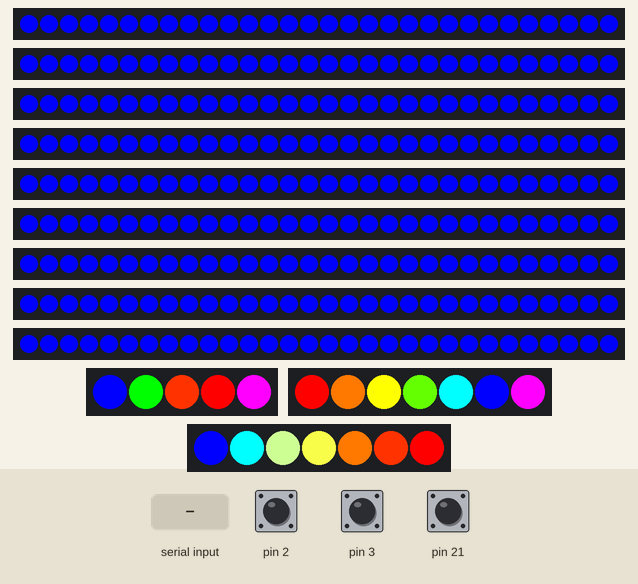
Recording of a sketch running on a simulated Arduino Mega 2560, built with avr-gcc and run on an emulated ATmega2560. Shown: 9 × 30 RGB LEDs in strip order, left to right, 5 RGB LEDs in strip order, left to right, 2 × 7 RGB LEDs in strip order, left to right. The inputs (shaded band) are chosen by the test bench; at power-on: pin 2 HIGH, pin 3 HIGH, pin 21 HIGH. What the sketch prints to the serial monitor is not drawn.

Above: at 1.2 s.
1.3 s: pin 2 pulled LOW for 0.15 s
At 1.7 s:
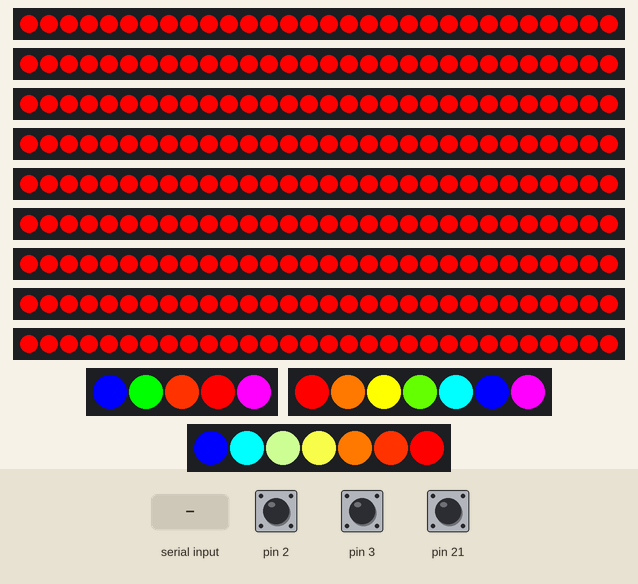
2.9 s: pin 3 pulled LOW for 0.15 s
At 2.92 s:
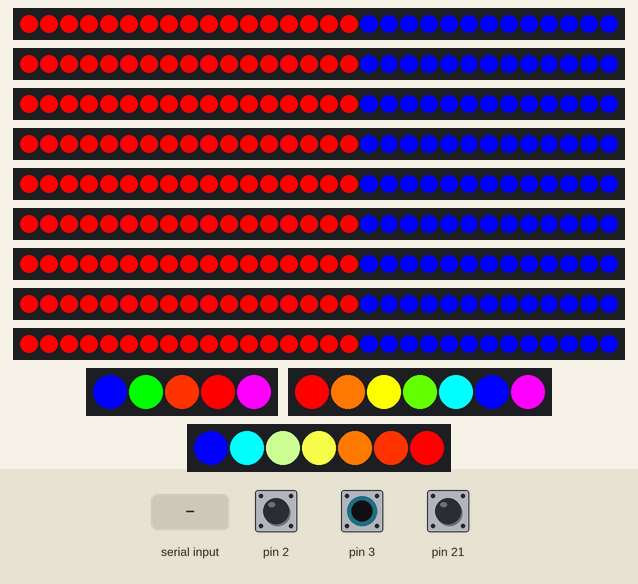
4.5 s: pin 21 pulled LOW for 0.15 s
At 5.7 s:
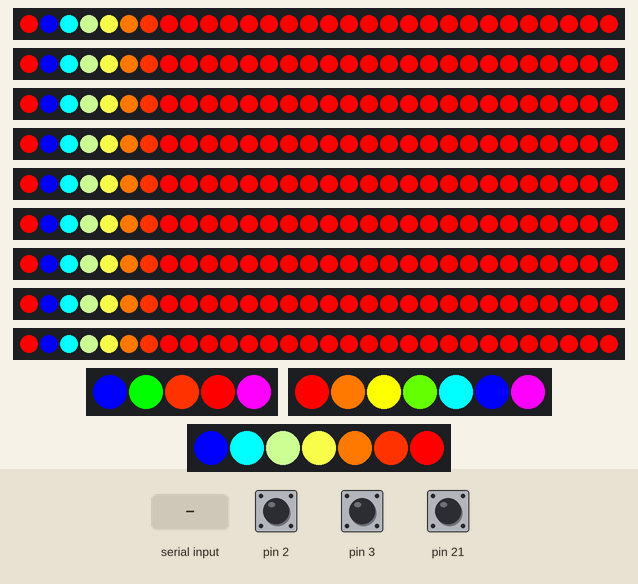
6.1 s: "D90\n" received over Serial
9.1 s: pin 2 pulled LOW for 1 s
At 10.0 s:
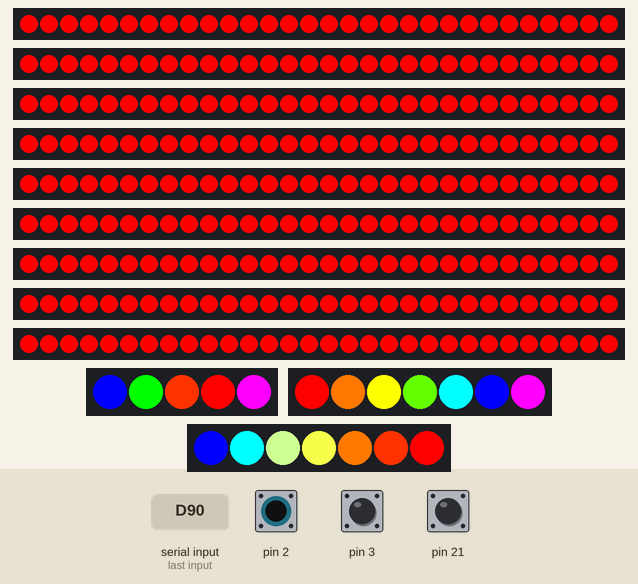
11.6 s: pin 3 pulled LOW for 1 s
At 12.2 s:
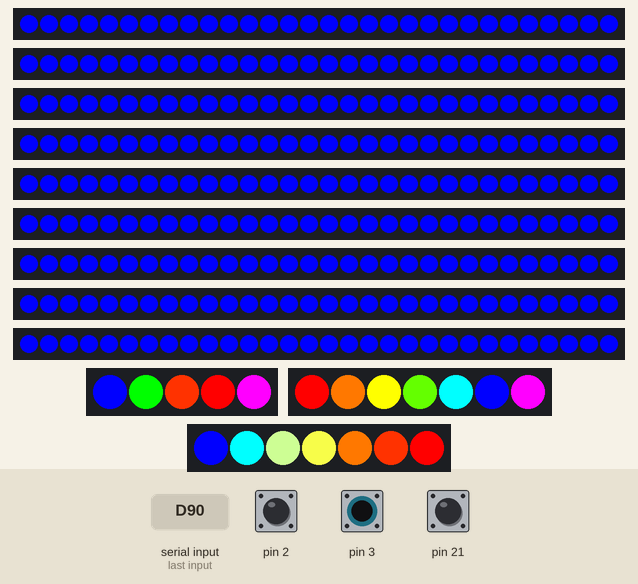
Timing chart, 0 to 14.6 s (numbered marks = the images above; inputs shaded):
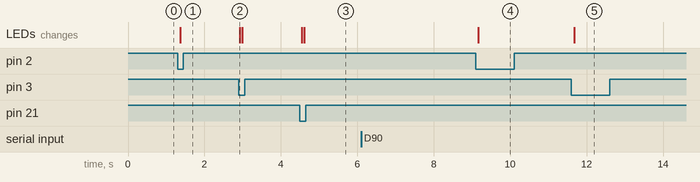

Measured:
- after the input at 1.3 s, the LEDs: change after 0.07 s (image 1)
- after the input at 2.9 s, the LEDs: change at once (image 2)
- after the input at 4.5 s, the LEDs: first change at once (image 3 shows a later state)
- after the input at 6.1 s, every drawn part: stays the same
- after the input at 9.1 s, the LEDs: change after 0.07 s (image 4)
- after the input at 11.6 s, the LEDs: change after 0.08 s (image 5)

The sketch:

Leds.ino
```cpp
#include "constantes.h"
#include "globais.h"

void setup()
{
    Serial.begin(9600);

    // Inicializa o NeoPixel
    strip1.begin();
    strip2.begin();
    strip3.begin();
    strip4.begin();
    strip5.begin();
    strip6.begin();
    strip7.begin();
    strip8.begin();
    strip9.begin();
    strip10.begin();
    strip11.begin();
    strip12.begin();

    // Garante que todos os LEDs começam apagados
    strip1.show();
    strip2.show();
    strip3.show();
    strip4.show();
    strip5.show();
    strip6.show();
    strip7.show();
    strip8.show();
    strip9.show();
    strip10.show();
    strip11.show();
    strip12.show();

    // Inicializa botão e indica qual função ele irá chamar
    pinMode(2, INPUT_PULLUP);
    pinMode(3, INPUT_PULLUP);
    pinMode(21, INPUT_PULLUP);
    attachInterrupt(0, selecionaUmidade, FALLING);
    attachInterrupt(1, selecionaTemp, FALLING);
    attachInterrupt(2, selecionaQualidade, FALLING);

}

void loop()
{
    if (Serial.available())
    {
        String local = Serial.readStringUntil('\n');
        if (local[0] == 'D')
        {
            String temp = Serial.readStringUntil('\n');
            String umidade = Serial.readStringUntil('\n');
            String qualidade = Serial.readStringUntil('\n');
            Serial.println(local[6]);

            if (local[6] == 'U')
            {
                dadosUfes.temp = temp.toFloat();
                dadosUfes.umidade = umidade.toFloat();
                dadosUfes.qualidade = qualidade.toFloat();
                Serial.println(dadosUfes.temp);
                Serial.println(dadosUfes.umidade);
                Serial.println(dadosUfes.qualidade);
            }
            else if (local[6] == 'S')
            {
                dadosSPaulo.temp = temp.toFloat();
                dadosSPaulo.umidade = umidade.toFloat();
                dadosSPaulo.qualidade = qualidade.toFloat();
            }
            else if (local[6] == 'B')
            {
                dadosBrasilia.temp = temp.toFloat();
                dadosBrasilia.umidade = umidade.toFloat();
                dadosBrasilia.qualidade = qualidade.toFloat();
            }
        }
    }
    /*dadosUfes.temp = 25.0;
    dadosUfes.umidade = 50.0;
    dadosUfes.qualidade = 1.0;
    dadosSPaulo.temp = 15.0;
    dadosSPaulo.umidade = 0.0;
    dadosSPaulo.qualidade = 3.0;
    dadosBrasilia.temp = 40.0;
    dadosBrasilia.qualidade = 5.0;
    dadosBrasilia.umidade = 100.0;*/
    atualizaDados();

    int i;

    for (int i = 0; i < NUMPIXELS; i++)
    {
        defineCor(i, dadoAtual, dadoExt, dadoExt2);
        strip1.setPixelColor(i, strip1.Color(cor[0], cor[1], cor[2]));

        defineCor(i, dadoAtual, dadoExt, dadoExt2);
        strip2.setPixelColor(i, strip2.Color(cor[0], cor[1], cor[2]));

        defineCor(i, dadoAtual, dadoExt, dadoExt2);
        strip3.setPixelColor(i, strip3.Color(cor[0], cor[1], cor[2]));

        defineCor(i, dadoAtual, dadoExt, dadoExt2);
        strip4.setPixelColor(i, strip4.Color(cor[0], cor[1], cor[2]));

        defineCor(i, dadoAtual, dadoExt, dadoExt2);
        strip5.setPixelColor(i, strip5.Color(cor[0], cor[1], cor[2]));

        defineCor(i, dadoAtual, dadoExt, dadoExt2);
        strip6.setPixelColor(i, strip6.Color(cor[0], cor[1], cor[2]));

        defineCor(i, dadoAtual, dadoExt, dadoExt2);
        strip7.setPixelColor(i, strip7.Color(cor[0], cor[1], cor[2]));

        defineCor(i, dadoAtual, dadoExt, dadoExt2);
        strip8.setPixelColor(i, strip8.Color(cor[0], cor[1], cor[2]));

        defineCor(i, dadoAtual, dadoExt, dadoExt2);
        strip9.setPixelColor(i, strip9.Color(cor[0], cor[1], cor[2]));

        defineCor(i, dadoAtual, dadoExt, dadoExt2);
        strip10.setPixelColor(i, strip10.Color(cor[0], cor[1], cor[2]));

        defineCor(i, dadoAtual, dadoExt, dadoExt2);
        strip11.setPixelColor(i, strip11.Color(cor[0], cor[1], cor[2]));

        defineCor(i, dadoAtual, dadoExt, dadoExt2);
        strip12.setPixelColor(i, strip12.Color(cor[0], cor[1], cor[2]));

        fita = 1;
    }

    strip1.show();
    strip2.show();
    strip3.show();
    strip4.show();
    strip5.show();
    strip6.show();
    strip7.show();
    strip8.show();
    strip9.show();
    strip10.show();
    strip11.show();
    strip12.show();

    delay(50); // Aguarda 1 segundo
}

/**
 * @brief função para definir a cor de cada led na matriz de fitas criado
 *
 * @param i o índice do LED em determinada fita
 * @param dadoAtual aponta para o dado da ufes selecionado pelo botão
 * @param dadoExt aponta para o dado de Vitória selecionado pelo botão
 */
void defineCor(int i, float dadoAtual, float dadoExt, float dadoExt2)
{
    //Fitas dos graidentes
    if (fita >= 10){
        if (fita == 10){
            corQualidadeGradiente(i);
        }

        else if (fita == 11){
            corUmidadeGradiente(i);
        }

        else if (fita == 12){
            corTemperaturaGradiente(i);
        }
    }

    //Fitas com dados da Ufes
    else if (fita < 4){
        if (opcao == TEMPERATURA){
            corTemperatura(dadoAtual);
        }

        else if (opcao == UMIDADE){
            corUmidade(dadoAtual);
        }

        else if (opcao == QUALIDADE){
            corQualidade((int)dadoAtual);
        }
    }

    //Fitas com dados de São Paulo
    else if (fita >= 4 && fita < 7){
        if (opcao == TEMPERATURA){
            corTemperatura(dadoExt);
        }

        else if (opcao == UMIDADE){
            corUmidade(dadoExt);
        }

        else if (opcao == QUALIDADE){
            corQualidade((int)dadoExt);
        }
    }

    //Fitas com dados de Brasília
    else if (fita >= 7 && fita < 10){
        if (opcao == TEMPERATURA){
            corTemperatura(dadoExt2);
        }

        else if (opcao == UMIDADE){
            corUmidade(dadoExt2);
        }

        else if (opcao == QUALIDADE){
            corQualidade((int)dadoExt2);
        }
    }

  fita++;
}

//Define as cores do gradiente de temperatura
void corTemperaturaGradiente(int i){
    switch (i)
    {
    case 0:
        cor[0] = 0;
        cor[1] = 0;
        cor[2] = 255; //Azul escuro
    break;

    case  1:
        cor[0] = 0;
        cor[1] = 255;
        cor[2] = 255; //Azul claro
        break;

    case  2:
        cor[0] = 203;
        cor[1] = 252;
        cor[2] = 147; //Verde fraco
        break;

    case  3:
        cor[0] = 242;
        cor[1] = 248;
        cor[2] = 72; //Amarelo
        break;

    case 4:
        cor[0] = 255;
        cor[1] = 120;
        cor[2] = 0; //Laranja fraco
        break;

    case 5:
        cor[0] = 255;
        cor[1] = 50;
        cor[2] = 0; //Laranja forte
        break;

    case 6:
        cor[0] = 255;
        cor[1] = 0;
        cor[2] = 0; //Vermelho
        break;

    default:
        break;
    }
}

//Define a cor da fita de temperatura de acordo com a faixa em que se encontra a temperatura recebida
void corTemperatura(float temp){
    if (temp < 20){
        cor[0] = 0;
        cor[1] = 0;
        cor[2] = 255; //Azul escuro
    }

    else if (temp >= 20 && temp < 23){
        cor[0] = 0;
        cor[1] = 255;
        cor[2] = 255; //Azul claro
    }

    else if (temp >= 23 && temp < 26){
        cor[0] = 203;
        cor[1] = 252;
        cor[2] = 147; //Verde fraco
    }

    else if (temp >= 26 && temp < 29){
        cor[0] = 242;
        cor[1] = 248;
        cor[2] = 72; //Amarelo
    }

    else if (temp >= 29 && temp < 32){
        cor[0] = 255;
        cor[1] = 120;
        cor[2] = 0; //Laranja fraco
    }

    else if (temp >= 32 && temp < 35){
        cor[0] = 255;
        cor[1] = 50;
        cor[2] = 0; //Laranja forte
    }

    else if (temp >= 35){
        cor[0] = 255;
        cor[1] = 0;
        cor[2] = 0; //Vermelho
    }
}

//Define a cor da fita de umidade do ar de acordo com a faixa em que se encontra a umidade recebida
void corUmidadeGradiente(int i){
    switch (i)
    {
    case 0:
        cor[0] = 255;
        cor[1] = 0;
        cor[2] = 0; //Vermelho
    break;

    case  1:
        cor[0] = 255;
        cor[1] = 120;
        cor[2] = 0; //Laranja fraco
        break;

    case  2:
        cor[0] = 255;
        cor[1] = 255;
        cor[2] = 0; //Amarelo
        break;

    case  3:
        cor[0] = 100;
        cor[1] = 255;
        cor[2] = 0; //Verde
        break;

    case 4:
        cor[0] = 0;
        cor[1] = 255;
        cor[2] = 255; //Azul claro
        break;

    case 5:
        cor[0] = 0;
        cor[1] = 0;
        cor[2] = 255; //Azul escuro
        break;

    case 6:
        cor[0] = 255;
        cor[1] = 0;
        cor[2] = 255; //Roxo
        break;

    default:
        break;
    }
}

void corUmidade(float umidade){
    if (umidade < 20){
        cor[0] = 255;
        cor[1] = 0;
        cor[2] = 0; //Vermelho
    }

    else if (umidade >= 20 && umidade < 32){
        cor[0] = 255;
        cor[1] = 120;
        cor[2] = 0; //Laranja fraco
    }

    else if (umidade >= 32 && umidade < 44){
        cor[0] = 255;
        cor[1] = 255;
        cor[2] = 0; //Amarelo
    }

    else if (umidade >= 44 && umidade < 56){
        cor[0] = 100;
        cor[1] = 255;
        cor[2] = 0; //Verde
    }

    else if (umidade >= 56 && umidade < 68){
        cor[0] = 0;
        cor[1] = 255;
        cor[2] = 255; //Azul claro
    }

    else if (umidade >= 68 && umidade < 80){
        cor[0] = 0;
        cor[1] = 0;
        cor[2] = 255; //Azul escuro
    }

    else if (umidade > 80){
        cor[0] = 150;
        cor[1] = 0;
        cor[2] = 255; //Roxo
    }
}

//Define as cores do gradiente de qualidade do ar
void corQualidadeGradiente(int i){
    switch (i)
    {
    case 0:
        cor[0] = 0;
        cor[1] = 0;
        cor[2] = 255; //Azul escuro
    break;

    case  1:
        cor[0] = 0;
        cor[1] = 255;
        cor[2] = 0; //Verde
        break;

    case 2:
        cor[0] = 255;
        cor[1] = 50;
        cor[2] = 0; //Laranja
        break;

    case 3:
        cor[0] = 255;
        cor[1] = 0;
        cor[2] = 0; //Vermelho
        break;

    case 4:
        cor[0] = 255;
        cor[1] = 0;
        cor[2] = 255; //Roxo
        break;

    default:
        break;
    }
}

//Define a cor da fita de qualidade do ar de acordo com o valor de qualidade recebido
void corQualidade(int qualidade){
    switch (qualidade)
    {
    case 1:
        cor[0] = 0;
        cor[1] = 0;
        cor[2] = 255; //Azul escuro
    break;

    case 2:
        cor[0] = 0;
        cor[1] = 255;
        cor[2] = 0; //Verde
        break;

    case 3:
        cor[0] = 255;
        cor[1] = 50;
        cor[2] = 0; //Laranja
        break;

    case 4:
        cor[0] = 255;
        cor[1] = 0;
        cor[2] = 0; //Vermelho
        break;

    case 5:
        cor[0] = 255;
        cor[1] = 0;
        cor[2] = 255; //Roxo
        break;

    default:
        break;
    }
}

// comentar
void selecionaTemp()
{
    opcao = TEMPERATURA;
    dadoAtual = dadosUfes.temp;
    dadoExt = dadosSPaulo.temp;
    dadoExt2 = dadosBrasilia.temp;
}

void selecionaUmidade()
{
    opcao = UMIDADE;
    dadoAtual = dadosUfes.umidade;
    dadoExt = dadosSPaulo.umidade;
    dadoExt2 = dadosBrasilia.temp;
}

void selecionaQualidade()
{
    opcao = QUALIDADE;
    dadoAtual = dadosUfes.qualidade;
    dadoExt = dadosSPaulo.qualidade;
    dadoExt2 = dadosBrasilia.temp;
}

void atualizaDados()
{
    if (opcao == TEMPERATURA)
    {
        dadoAtual = dadosUfes.temp;
        dadoExt = dadosSPaulo.temp;
        dadoExt2 = dadosBrasilia.temp;
    }
    else if (opcao == UMIDADE)
    {
        dadoAtual = dadosUfes.umidade;
        dadoExt = dadosSPaulo.umidade;
        dadoExt2 = dadosBrasilia.umidade;
    }
    else if (opcao == QUALIDADE)
    {
        dadoAtual = dadosUfes.qualidade;
        dadoExt = dadosSPaulo.qualidade;
        dadoExt2 = dadosBrasilia.qualidade;
    }
}
```

constantes.h
```cpp
// Fitas com os dados da UFES
#define PIN1 4   // Pino de dados da fita 1
#define PIN2 5   // Pino de dados da fita 2
#define PIN3 6   // Pino de dados da fita 3

// Fitas com dados do lugar 1
#define PIN4 7   // Pino de dados da fita 4
#define PIN5 8   // Pino de dados da fita 5
#define PIN6 9   // Pino de dados da fita 6

// Fitas com os dados do lugar 2
#define PIN7 10  // Pino de dados da fita 7
#define PIN8 11  // Pino de dados da fita 8
#define PIN9 12  // Pino de dados da fita 9

//Fita gradiente de cores (referência)
#define PIN10 13 // Pino de dados da fita 10
#define PIN11 22 // Pino de dados da fita 11
#define PIN12 24 // Pino de dados da fita 12

#define NUMPIXELS 30 // Número de LEDs no strip
#define NUM_PIXELS_TEMP 7
#define NUM_PIXELS_UMID 7
#define NUM_PIXELS_QUALI 5

#define TEMPMIN_VIX 16
#define TEMPMAX_VIX 40
#define UMDMIN 10
#define UMDMAX 100
#define QLDMIN 1.0
#define QLDMAX 5.0

#define MENOR -1
#define MAIOR 1
#define IGUAL 0

#define TEMPERATURA 't'
#define UMIDADE 'u'
#define QUALIDADE 'q'
```

globais.h
```cpp
#include <Adafruit_NeoPixel.h>
#include <time.h>
#include "constantes.h"

Adafruit_NeoPixel strip1 = Adafruit_NeoPixel(NUMPIXELS, PIN1, NEO_GRB + NEO_KHZ800);   // Cria um objeto da biblioteca NeoPixel
Adafruit_NeoPixel strip2 = Adafruit_NeoPixel(NUMPIXELS, PIN2, NEO_GRB + NEO_KHZ800);   // Cria um objeto da biblioteca NeoPixel
Adafruit_NeoPixel strip3 = Adafruit_NeoPixel(NUMPIXELS, PIN3, NEO_GRB + NEO_KHZ800);   // Cria um objeto da biblioteca NeoPixel
Adafruit_NeoPixel strip4 = Adafruit_NeoPixel(NUMPIXELS, PIN4, NEO_GRB + NEO_KHZ800);   // Cria um objeto da biblioteca NeoPixel
Adafruit_NeoPixel strip5 = Adafruit_NeoPixel(NUMPIXELS, PIN5, NEO_GRB + NEO_KHZ800);   // Cria um objeto da biblioteca NeoPixel
Adafruit_NeoPixel strip6 = Adafruit_NeoPixel(NUMPIXELS, PIN6, NEO_GRB + NEO_KHZ800);   // Cria um objeto da biblioteca NeoPixel
Adafruit_NeoPixel strip7 = Adafruit_NeoPixel(NUMPIXELS, PIN7, NEO_GRB + NEO_KHZ800);   // Cria um objeto da biblioteca NeoPixel
Adafruit_NeoPixel strip8 = Adafruit_NeoPixel(NUMPIXELS, PIN8, NEO_GRB + NEO_KHZ800);   // Cria um objeto da biblioteca NeoPixel
Adafruit_NeoPixel strip9 = Adafruit_NeoPixel(NUMPIXELS, PIN9, NEO_GRB + NEO_KHZ800);   // Cria um objeto da biblioteca NeoPixel
Adafruit_NeoPixel strip10 = Adafruit_NeoPixel(NUM_PIXELS_QUALI, PIN10, NEO_GRB + NEO_KHZ800); // Cria um objeto da biblioteca NeoPixel
Adafruit_NeoPixel strip11 = Adafruit_NeoPixel(NUM_PIXELS_UMID, PIN11, NEO_GRB + NEO_KHZ800); // Cria um objeto da biblioteca NeoPixel
Adafruit_NeoPixel strip12 = Adafruit_NeoPixel(NUM_PIXELS_TEMP, PIN12, NEO_GRB + NEO_KHZ800); // Cria um objeto da biblioteca NeoPixel

int cor[3];
int backgroundColor[3];
int analisePorcent = MENOR;

int fita = 1;

// apagar, caso o codigo dê certo
float tempAtual; //Receber do mqtt
float umidadeAtual; //Receber do mqtt
float qualidadeAtual; //Receber do mqtt

char opcao = TEMPERATURA;

//Variáveis MQTT
typedef struct {
  float temp, umidade, qualidade;
} tDados;

tDados dadosUfes, dadosSPaulo, dadosBrasilia;

float dadoAtual = 25.0;
float dadoExt = 15.0;
float dadoExt2 = 40.0;
```
